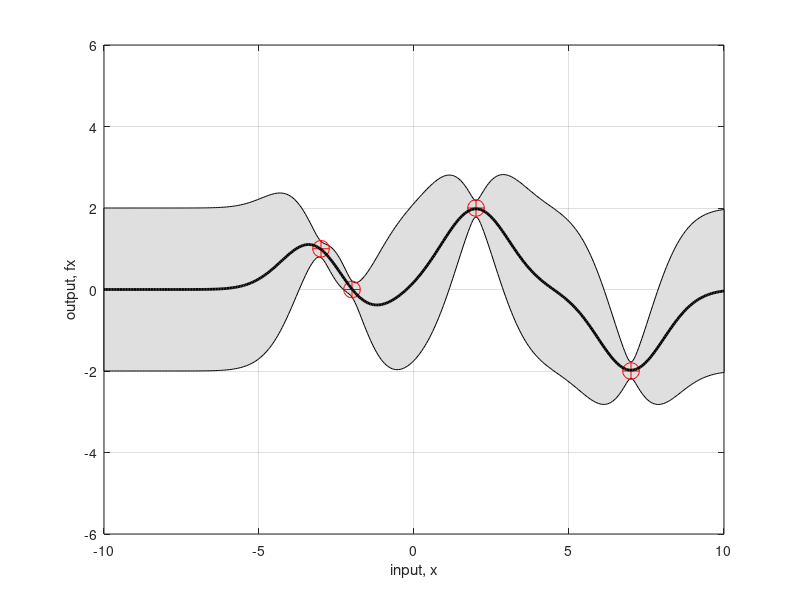

MATLAB code for this plot: (Note: this script raises an error after producing the figure.)
% Prediction with noisy observations
% Gaussian Process with SE kernel
% K = gamma * exp(- |x1-x2|/(2*l^2))
% Copyright Zhidi Lin 

clc;clear;

l = 1.5;
sig_f = 1;

sig_n = 0.1;

x_test = (-10:0.05:10)';
m_f = zeros(size(x_test));

% 4 observations (training points)
x_train = [-3 -2 2 7];
y_train = [1 0 2 -2];

% Calculate the partitions of the joint covariance matrix
[covXXInd1,covXXInd2] = meshgrid(x_train,x_train);
[covXXsInd1,covXXsInd2] = meshgrid(x_train,x_test);
[covXsXsInd1,covXsXsInd2] = meshgrid(x_test,x_test);
K_test = sig_f * exp(-(covXsXsInd1-covXsXsInd2).^2 ./ l.^2);
K_cross = sig_f * exp(-(covXXsInd1-covXXsInd2).^2 ./ l.^2);
K_train = sig_f * exp(-(covXXInd1-covXXInd2).^2 ./ l.^2);
C = K_train + sig_n^2 *eye(size(K_train));


L = chol(C);
%posterior_mean = covXXs/covXX_noisy * fx_train';
posterior_mean = (K_cross/L)/L' * y_train';
%posterior_cov = covXsXs - covXXs/covXX_noisy * covXXs';
posterior_cov = K_test - (K_cross/L)/L' * K_cross';

s2 = diag(posterior_cov);
f = [posterior_mean+2*sqrt(s2); flip(posterior_mean-2*sqrt(s2),1)];

% plot 
figure;
fill([x_test; flip(x_test,1)], f, [7 7 7]/8);
hold on; 
plot(x_train, y_train, 'r+', 'MarkerSize', 12); hold on;  plot(x_train, y_train, 'ro', 'MarkerSize', 12);hold on;
h1 = plot(x_test, posterior_mean,'k-', 'LineWidth', 2); 
axis([-10 10 -6 6])
grid on
xlabel('input, x')
ylabel('output, fx')
hold on;

% sampling from posterior 
K = chol(posterior_cov + 1e-10 * eye(size(posterior_cov)),'lower');   % Cholesky decomposition of covariance matrix

N = 2;                                                                % # of samples want to draw
C = linspecer(N);                                                     % set color

for ii = 1:N
    uids = randn(size(posterior_mean));                                %  generate independent random numbers from standard normal distribution.
    f = posterior_mean' + transpose(uids) * K;                                     %  sample from existing
    h(ii) = plot(x_test',f,'color',C(ii,:),'linewidth',3); hold on;
%     scatter(x_test',f,[],C(ii,:),'filled');hold on;
    if ii == N
        hold off;
    end
end
legend([h1,h],'mean function','smaple1','sample2')
title(strcat([' Prediction with noisy observations ', 'l = '],num2str(l)))
